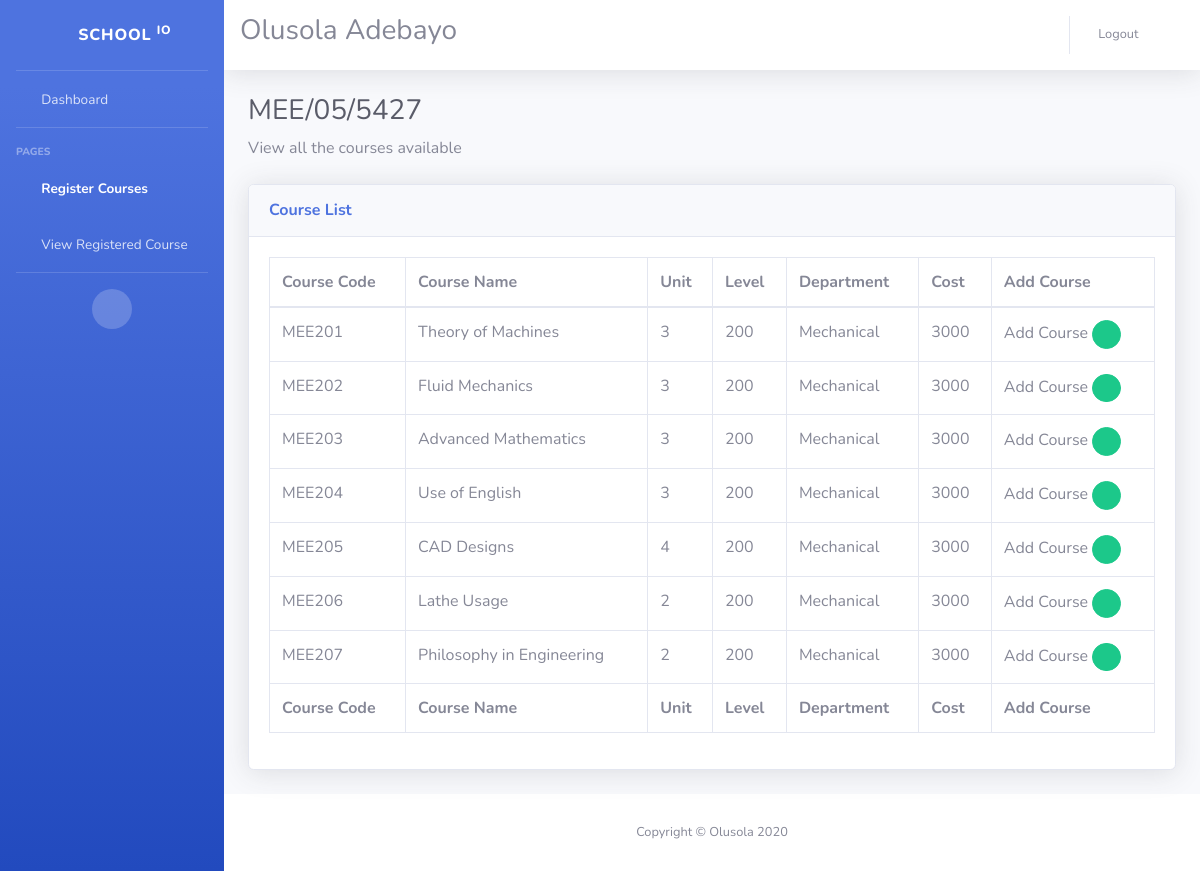
The app's page /courses (signed in) with its own data.
### user/models.py (models this page shows, shortened)
class Profile(models.Model):
   user = models.ForeignKey(User,on_delete=models.CASCADE)
   registered = models.BooleanField(default=False)
   department = models.CharField(max_length=50)
   matric_number = models.CharField(max_length=50)

### elearn/models.py (models this page shows)
class Course(models.Model):
   course_short = models.CharField(max_length=50)
   course_full = models.CharField(max_length=50)
   unit = models.CharField(max_length=50)
   level = models.CharField(max_length=50)
   department = models.CharField(max_length=50)
   cost = models.IntegerField()

### elearn/views.py (the view)
# urls.py: path("courses", views.courses, name="courses"),
@login_required
def courses(request):
   user_level = Profile.objects.get(user=request.user)
   matric = user_level.matric_number
   school_check = All_students.objects.get(matric=matric)
   department = school_check.department
   level = school_check.level
   user_reg = Registered_course.objects.filter(user=request.user)
   context = {
      "course_reg": Course.objects.filter(level=level, department=department),
      "level": level,
      "department": department,
      "matric": matric,
      "added": Registered_course.objects.filter(user=request.user),
      }
   return render(request, "courses.html", context)

### elearn/templates/courses.html (shortened to what this page needs)
{% load static %}
<!DOCTYPE html>
<html lang="en">
<head>
  <link href="{% static 'vendor/fontawesome-free/css/all.min.css' %}" rel="stylesheet" type="text/css">
  <link rel="stylesheet" type="text/css" href="https://cdn.datatables.net/1.10.20/css/jquery.dataTables.css">
  <link href="{% static 'css/sb-admin-2.min.css' %}" rel="stylesheet">
</head>
<body id="page-top">
  <div id="wrapper">
    <ul class="navbar-nav bg-gradient-primary sidebar sidebar-dark accordion" id="accordionSidebar">
      <a class="sidebar-brand d-flex align-items-center justify-content-center" href="index.html">
        <div class="sidebar-brand-icon rotate-n-15">
          <i class="fas fa-laugh-wink"></i>
        </div>
        <div class="sidebar-brand-text mx-3">School <sup>io</sup></div>
      </a>
      <hr class="sidebar-divider my-0">
      <li class="nav-item">
        <a class="nav-link" href="{% url 'index' %}">
          <i class="fas fa-fw fa-tachometer-alt"></i>
          <span>Dashboard</span></a>
      </li>
      <hr class="sidebar-divider">
      <div class="sidebar-heading">
        Pages
      </div>
      <li class="nav-item active">
        <a class="nav-link" href="{% url 'courses' %}">
          <i class="fas fa-fw fa-chart-area"></i>
          <span>Register Courses</span></a>
      </li>
      <li class="nav-item">
        <a class="nav-link" href="{% url 'sem_courses' %}">
          <i class="fas fa-fw fa-chart-area"></i>
          <span>View Registered Course</span></a>
      </li>
      <hr class="sidebar-divider d-none d-md-block">
      <div class="text-center d-none d-md-inline">
        <button class="rounded-circle border-0" id="sidebarToggle"></button>
      </div>
    </ul>
    <div id="content-wrapper" class="d-flex flex-column">
      <div id="content">
        <nav class="navbar navbar-expand navbar-light bg-white topbar mb-4 static-top shadow">
            <div class="input-group">
              <h3>{{ user.last_name }} {{ user.first_name }}</h3>
            </div>
          <ul class="navbar-nav ml-auto">
            <li class="nav-item dropdown no-arrow">
              <a class="nav-link" href="{% url 'logout' %}" role="button">
                <span class="mr-2 d-none d-lg-inline text-gray-600 small">Logout</span>
                <i class="fas fa-sign-out-alt fa-sm fa-fw mr-2 text-gray-400"></i>
              </a>
            </li>
          </ul>
        </nav>
        <div class="container-fluid">
          <h1 class="h3 mb-2 text-gray-800">{{ matric }}</h1>
          <p class="mb-4"> View all the courses available</p>
          <div class="card shadow mb-4">
            <div class="card-header py-3">
              <h6 class="m-0 font-weight-bold text-primary">Course List</h6>
            </div>
            <div class="card-body">
              <div class="table-responsive">
                <table class="table table-bordered" id="dataTable" width="100%" cellspacing="0">
                  <thead>
                    <tr>
                      <th>Course Code</th>
                      <th>Course Name</th>
                      <th>Unit</th>
                      <th>Level</th>
                      <th>Department</th>
                      <th>Cost</th>
                      <th>Add Course</th>
                    </tr>
                  </thead>
                  <tfoot>
                    <tr>
                      <th>Course Code</th>
                      <th>Course Name</th>
                      <th>Unit</th>
                      <th>Level</th>
                      <th>Department</th>
                      <th>Cost</th>
                      <th>Add Course</th>
                    </tr>
                  </tfoot>
                  <tbody>
                  {% for Course in course_reg %}
                    <tr>
                    <form method="POST" action='{% url "reg_course" %}'>
                 <td>{{ Course.course_short }}</td>
                      <td >{{ Course.course_full }}</td>
                      <td >{{ Course.unit }}</td>
                      <td>{{ Course.level }}</td>
                      <td>{{ Course.department }}</td>
                      <td>{{ Course.cost }}</td>
                      <td>
                  Add Course
                    <button type='submit' class="btn btn-success btn-circle btn-sm">
                    <i class="fas fa-check"></i>
                  </button></td>
                  </form>
                    </tr>
                    {% endfor %}
                  </tbody>
                </table>
              </div>
            </div>
          </div>
        </div>
      </div>
      <footer class="sticky-footer bg-white">
        <div class="container my-auto">
          <div class="copyright text-center my-auto">
            <span>Copyright &copy; Olusola 2020</span>
          </div>
        </div>
      </footer>
    </div>
  </div>
</body>
</html>

### records on screen
Profile: matric_number "MEE/05/5427"
Course: course_short "MEE201", course_full "Theory of Machines", unit "3", level "200", department "Mechanical", cost "3000"
Course: course_short "MEE202", course_full "Fluid Mechanics", unit "3", level "200", department "Mechanical", cost "3000"
Course: course_short "MEE203", course_full "Advanced Mathematics", unit "3", level "200", department "Mechanical", cost "3000"
Course: course_short "MEE204", course_full "Use of English", unit "3", level "200", department "Mechanical", cost "3000"
Course: course_short "MEE205", course_full "CAD Designs", unit "4", level "200", department "Mechanical", cost "3000"
Course: course_short "MEE206", course_full "Lathe Usage", unit "2", level "200", department "Mechanical", cost "3000"
Course: course_short "MEE207", course_full "Philosophy in Engineering", unit "2", level "200", department "Mechanical", cost "3000"

### other values on screen
{{ user.last_name }} "Olusola"
{{ user.first_name }} "Adebayo"
